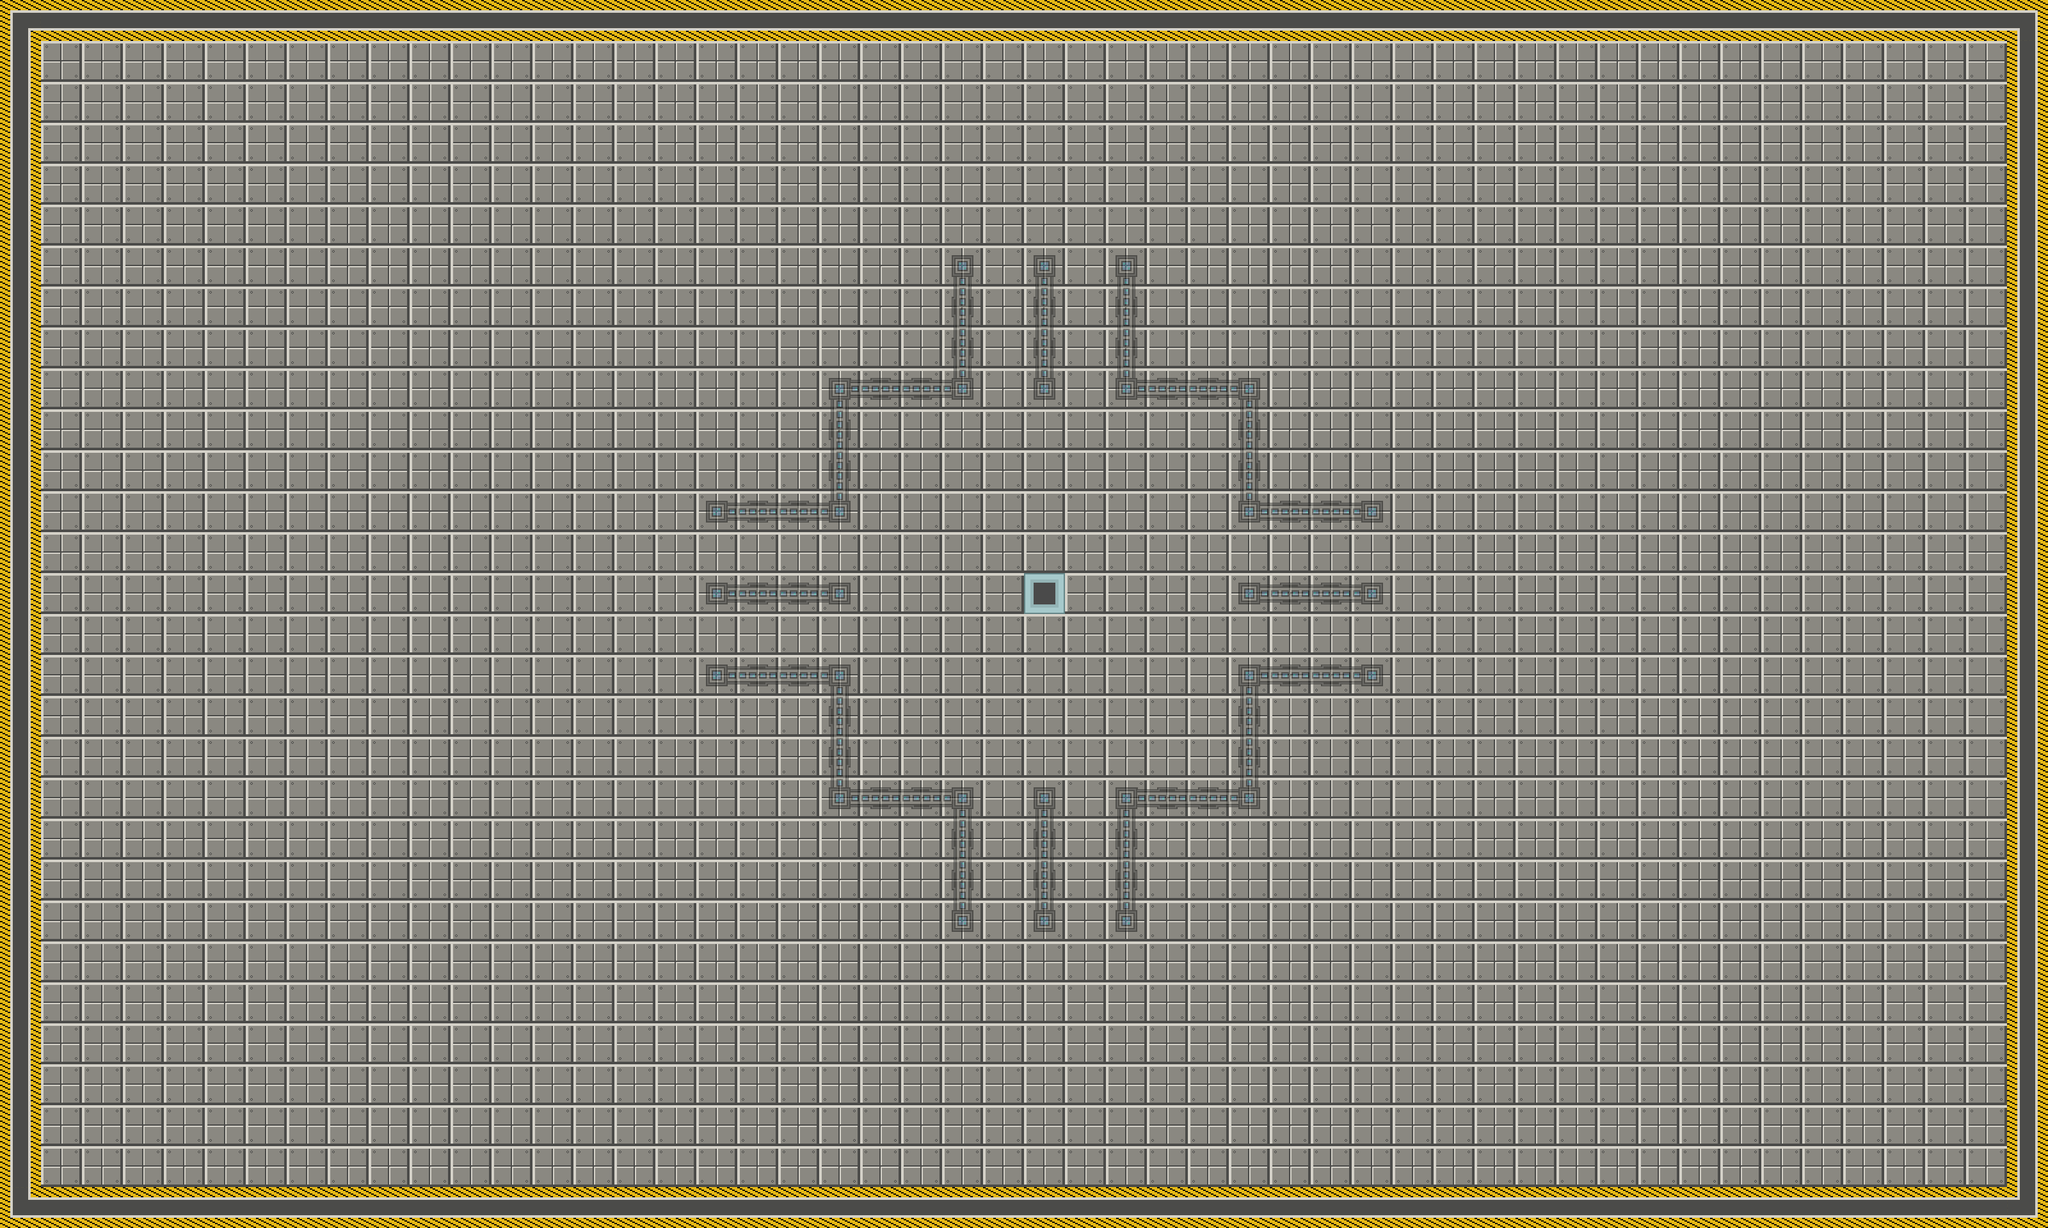

Tiled map render using the project's own tile images. Description and the map definition, with tile-layer contents summarised, below:
An orthogonal 50x30 tile map with 64x64 px tiles, 2 tile layers (ground, wall) and 24 objects (20x wall, 4x zombie).

<map version="1.2" tiledversion="1.2.1" orientation="orthogonal" renderorder="right-down" width="50" height="30" tilewidth="64" tileheight="64" infinite="0" nextlayerid="10" nextobjectid="164">
 <tileset firstgid="1" name="spritesheet_tiles" tilewidth="64" tileheight="64" spacing="10" tilecount="540" columns="27">
  <image source="../img/spritesheet_tiles.png" width="1988" height="1470" />
 </tileset>
 <layer id="1" name="ground" width="50" height="30">
  <data>[1500 cells, 1500 non-empty, 8 distinct tile ids]</data>
 </layer>
 <layer id="7" name="wall" width="50" height="30" opacity="0.49">
  <data>[1500 cells, 86 non-empty, 11 distinct tile ids]</data>
 </layer>
 <objectgroup color="#000000" id="5" name="obstacles">
  <object id="92" name="zombie" x="1562.44" y="345.739" width="10.7927" height="10.7927" />
  <object id="103" name="wall" x="1328.51" y="592.29" width="192" height="32" />
  <object id="112" name="zombie" x="1695.43" y="1494.42" width="10.7927" height="10.7927" />
  <object id="126" name="zombie" x="2194.22" y="860.264" width="10.7927" height="10.7927" />
  <object id="127" name="zombie" x="1056.56" y="854.444" width="10.7927" height="10.7927" />
  <object id="130" name="wall" x="1327.98" y="1231.77" width="192" height="32" />
  <object id="133" name="wall" x="1744.29" y="1231.44" width="192" height="32" />
  <object id="135" name="wall" x="1968.4" y="1039.63" width="192" height="32" />
  <object id="138" name="wall" x="1967.11" y="784.653" width="192" height="32" />
  <object id="140" name="wall" x="1775.9" y="592.448" width="192" height="32" />
  <object id="141" name="wall" x="1104.18" y="784.454" width="192" height="32" />
  <object id="143" name="wall" x="1103.98" y="912.192" width="224" height="32" />
  <object id="144" name="wall" x="1103.98" y="1040.53" width="192" height="32" />
  <object id="145" name="wall" x="1935.5" y="912.392" width="224" height="32" />
  <object id="146" name="wall" x="1296.27" y="1040.38" width="32" height="224" />
  <object id="147" name="wall" x="1936.42" y="1039.69" width="32" height="224" />
  <object id="149" name="wall" x="1935.27" y="625" width="32" height="192" />
  <object id="151" name="wall" x="1615.52" y="1232.04" width="32" height="224" />
  <object id="153" name="wall" x="1487.39" y="1264" width="32" height="192" />
  <object id="154" name="wall" x="1744.05" y="1263.75" width="32" height="192" />
  <object id="155" name="wall" x="1487.78" y="399.682" width="32" height="192" />
  <object id="156" name="wall" x="1743.94" y="398.707" width="32" height="226" />
  <object id="157" name="wall" x="1616.12" y="398.786" width="32" height="226" />
  <object id="158" name="wall" x="1296.25" y="590.8" width="32" height="226" />
 </objectgroup>
</map>